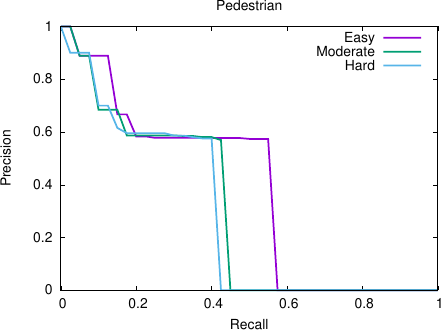

Generate this figure with gnuplot:
set term postscript eps enhanced color font "Arial" 20
set output "pedestrian_detection.eps"
set size ratio 0.7
set xrange [0:1]
set yrange [0:1]
set xlabel "Recall"
set ylabel "Precision"
set title "Pedestrian"
plot "pedestrian_detection.txt" using 1:2 title 'Easy' with lines ls 1 lw 5,"pedestrian_detection.txt" using 1:3 title 'Moderate' with lines ls 2 lw 5,"pedestrian_detection.txt" using 1:4 title 'Hard' with lines ls 3 lw 5